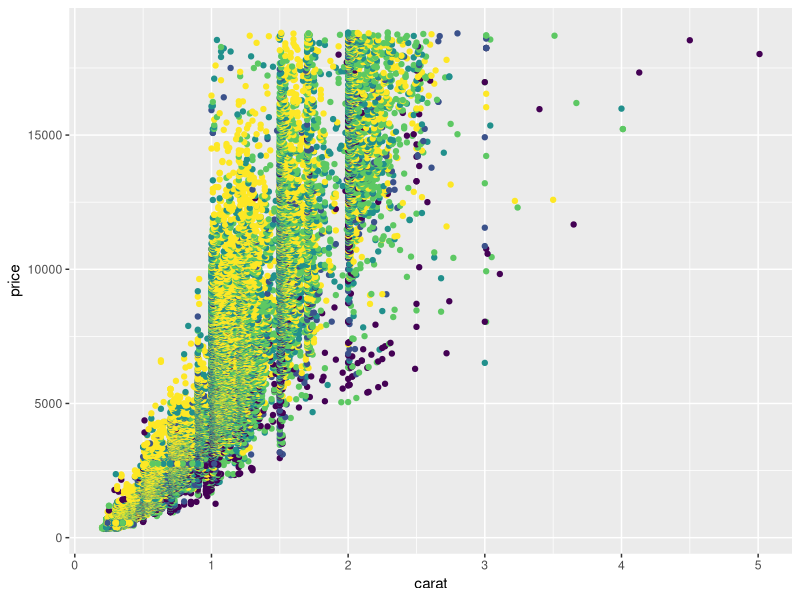
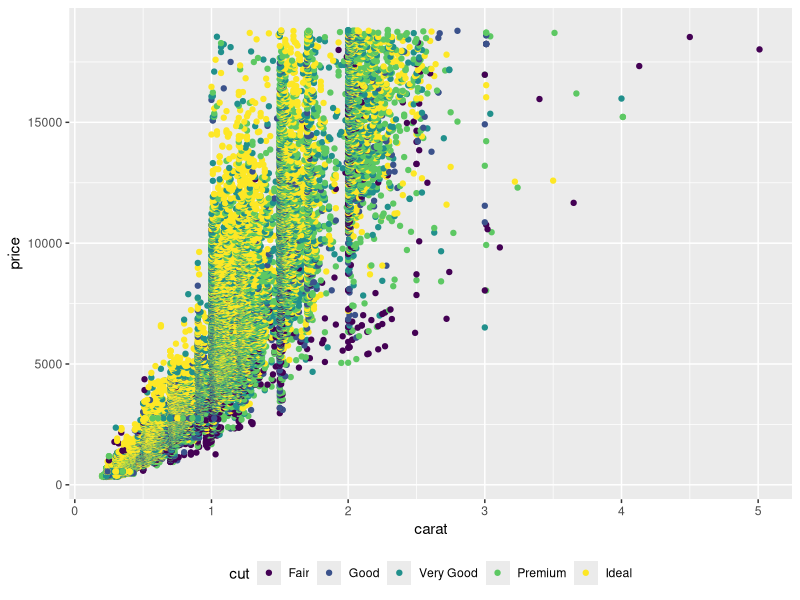
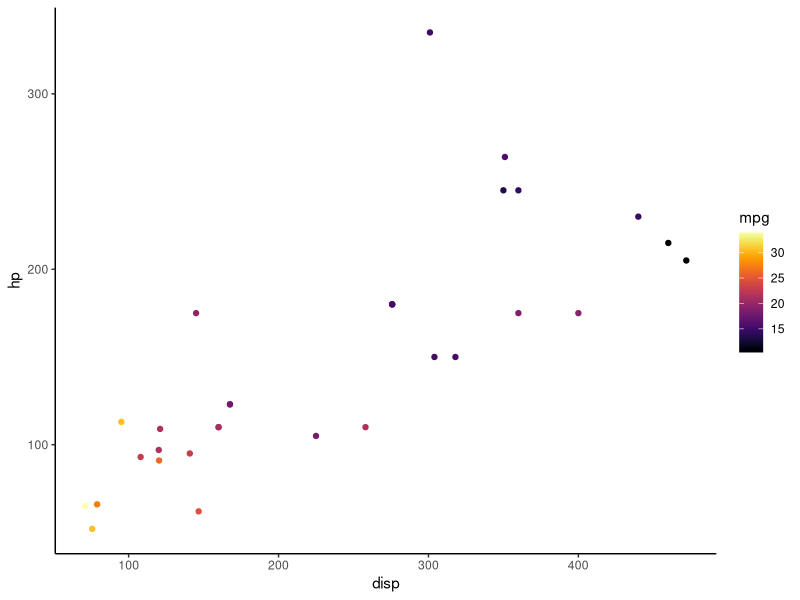
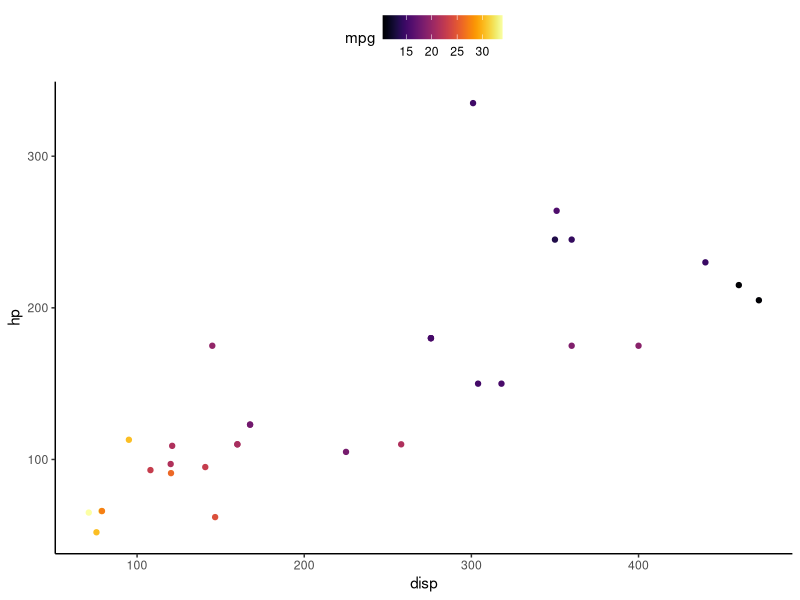
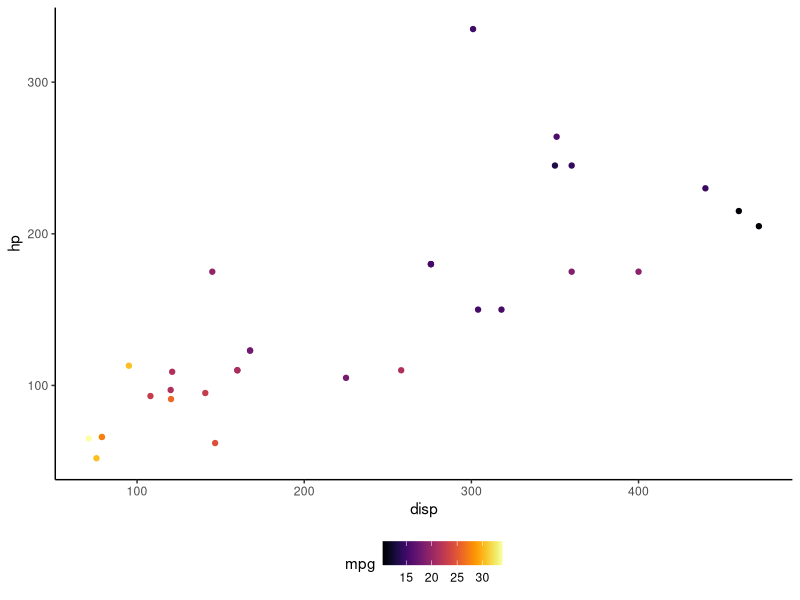
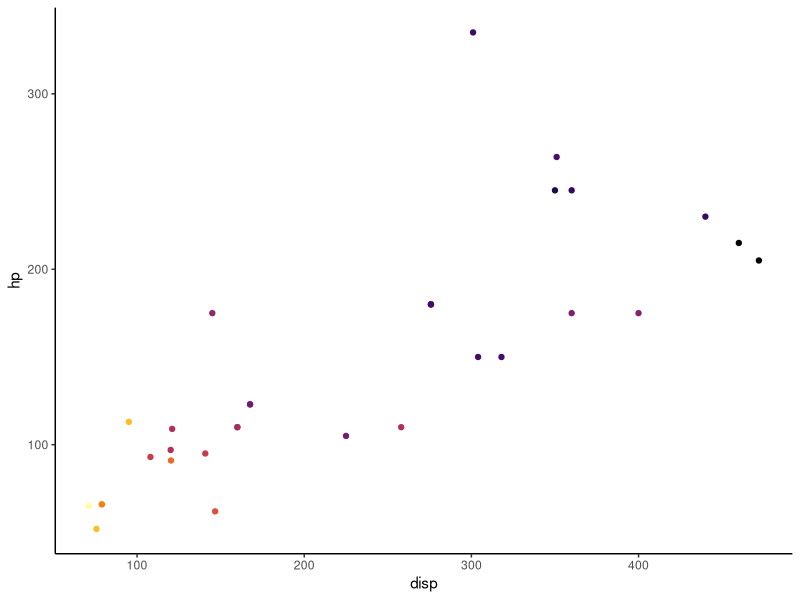
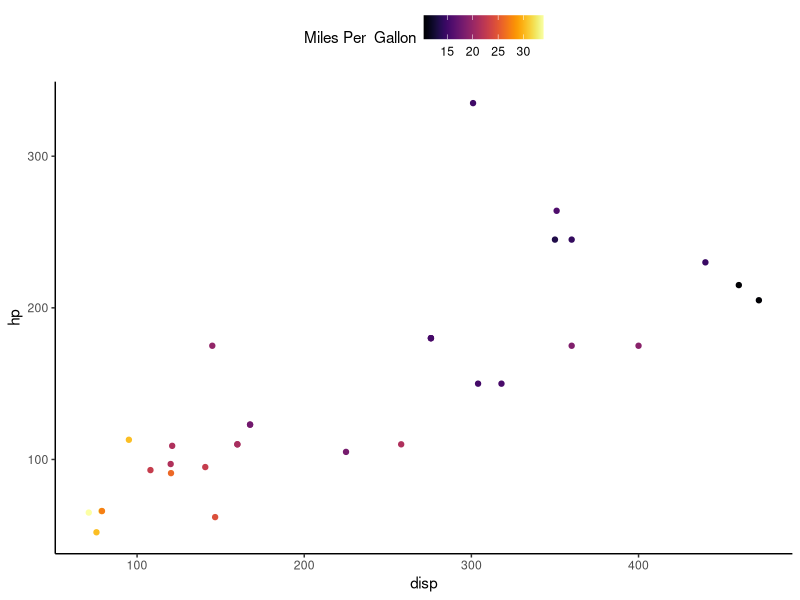
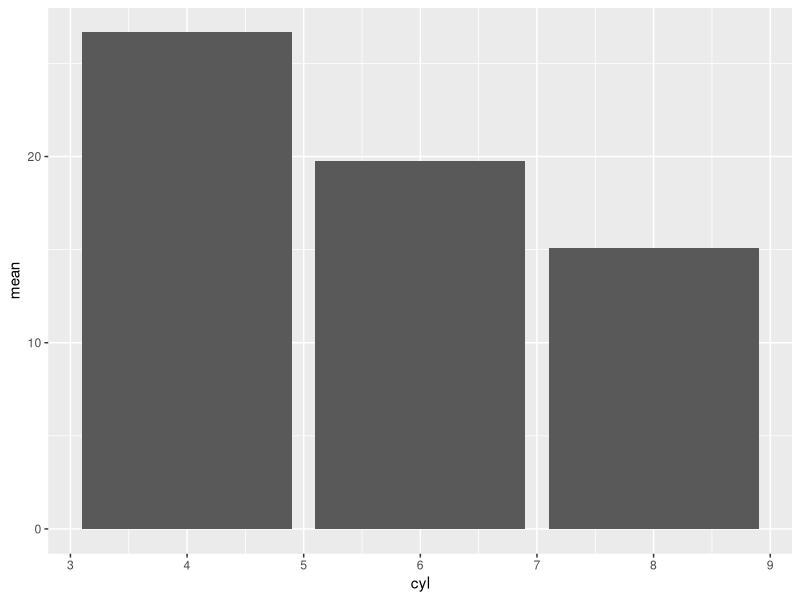

R code for these plots, in order:
## ---- chunk 1
library(tidyverse)
data(diamonds)
ggplot(diamonds, aes(carat, price, color=cut))+ geom_point()+ theme(legend.position="none")
## ---- chunk 2
ggplot(diamonds, aes(carat, price, color=cut))+ geom_point()+ theme(legend.position="bottom")
## ---- chunk 3

## ---- chunk 4
library(viridis)
data(mtcars)
ggplot(mtcars, aes(disp, hp, color= mpg))+ geom_point()+ scale_color_viridis(discrete=FALSE, option="inferno")+ theme_classic() 
## ---- chunk 5
ggplot(mtcars, aes(disp, hp, color= mpg))+ geom_point()+ scale_color_viridis(discrete=FALSE, option="inferno")+ theme_classic()+ theme(legend.position="top") 

ggplot(mtcars, aes(disp, hp, color= mpg))+ geom_point()+ scale_color_viridis(discrete=FALSE, option="inferno")+ theme_classic()+ theme(legend.position="bottom")
## ---- chunk 6
ggplot(mtcars, aes(disp, hp, color= mpg))+ geom_point()+ scale_color_viridis(discrete=FALSE, option="inferno")+ theme_classic()+ theme(legend.position="none")
## ---- chunk 7
ggplot(mtcars, aes(disp, hp, color= mpg))+ geom_point()+ scale_color_viridis(discrete=FALSE, option="inferno", name= "Miles Per  Gallon")+ theme_classic()+ theme(legend.position="top")
## ---- chunk 8
mpgByCyl<- mtcars %>% 
  group_by(cyl)%>%
  summarize(mean= mean(mpg))

ggplot(mpgByCyl, aes(cyl, mean))+ geom_bar(stat="identity")

ggplot(mtcars, aes(mpg))+ geom_histogram(bins= 5, fill= "blue") + facet_wrap(~cyl)+ylab(label = "frequency") + xlab(label= "miles per gallon")

## ---- chunk 9
# option 1
mtcars$cyl<- as.factor(mtcars$cyl)
levels(mtcars$cyl)<- c("4 cylinders", "6 cylinders", "8 cylinders")
ggplot(mtcars, aes(mpg))+ geom_histogram()+ facet_wrap(~cyl)

#2 option
labels<- c("4"="4 cylinders", "6"= "6 cylinders","8"=  "8 cylinders")
data(mtcars)
ggplot(mtcars, aes(mpg))+ geom_histogram(bins= 5, fill= "blue")+ facet_wrap(~cyl, labeller= as_labeller(labels))
## ---- chunk 10
prettyGraph <- ggplot(mtcars, aes(mpg, hp, color=as.factor(cyl)))+ geom_point()+ facet_wrap(~cyl, labeller= as_labeller(labels))+ theme_classic()+ ylab(label="Horse Power")+ xlab(label= "Miles per Gallon")+ scale_color_viridis(discrete=TRUE, option = "D")

finalPrettyGraph<-prettyGraph + theme(legend.position= "none", text = 
element_text(family = "Times New Roman",size = 18))
## ---- chunk 11
ggsave("PSY4802-FinalPrettyGraph.tiff", width= 16, height= 10, units = "in", dpi= 300)

## ---- chunk 12
getwd()

## ---- chunk 13

